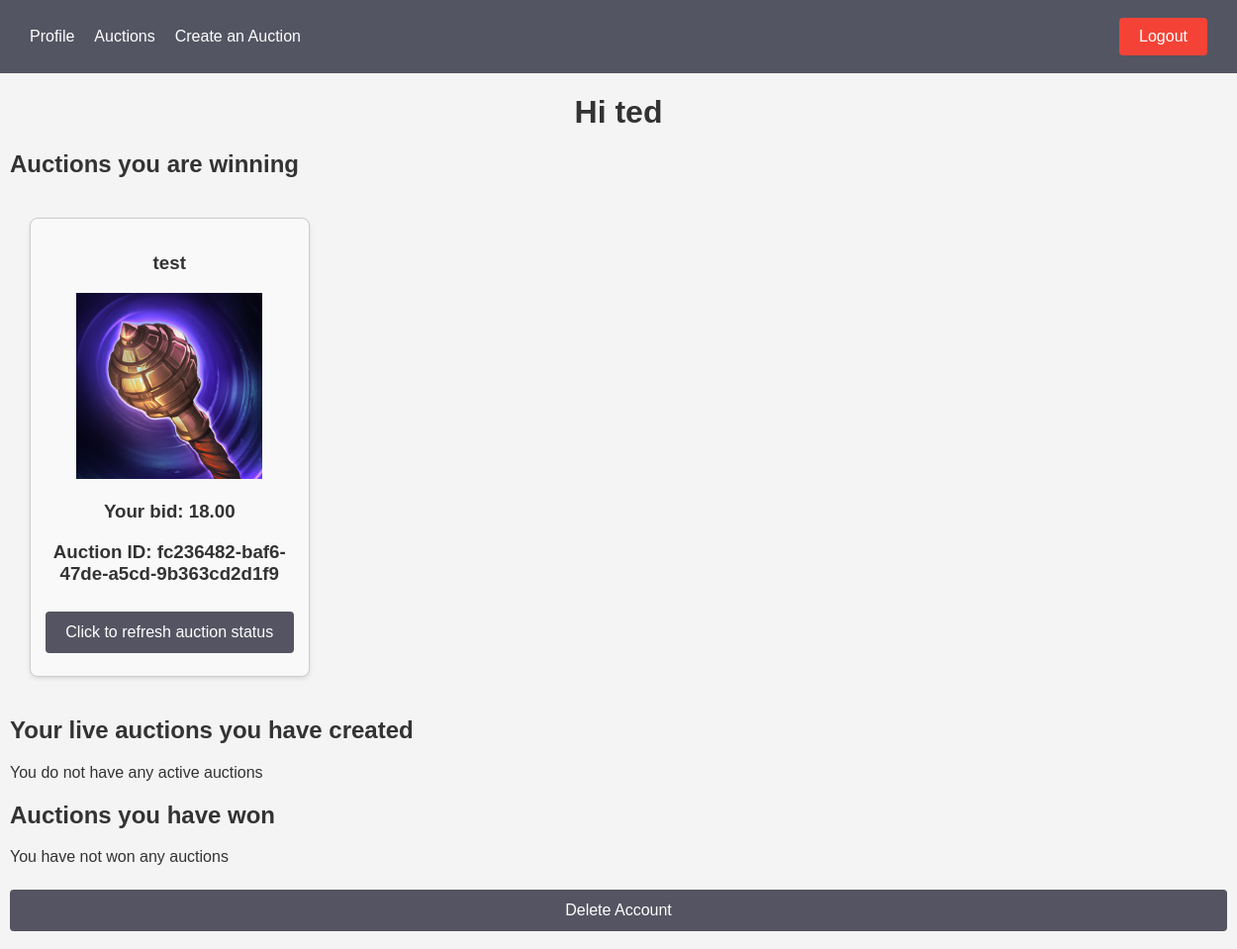
Page /profile/ (signed in) on the earlier database version.
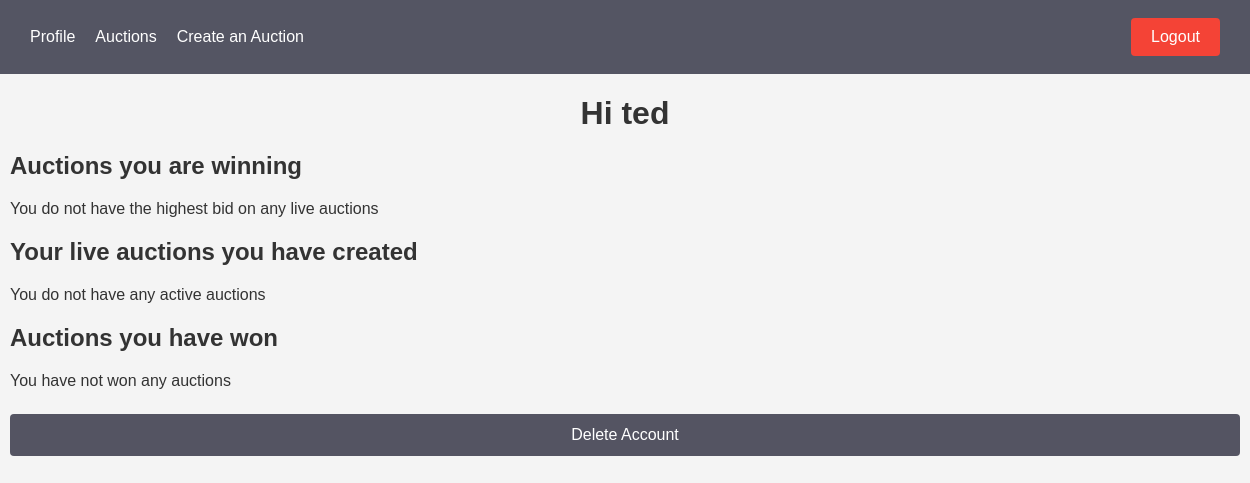
Same page on the later database version.
### auctions/models.py (models this page shows, shortened)
class AuctionItem(models.Model):
    itemId = models.UUIDField(primary_key=True, default=uuid.uuid4, editable=False)
    seller = models.ForeignKey(User, on_delete=models.CASCADE, related_name='auctionItems')
    highestBidder = models.ForeignKey(User, on_delete=models.SET_NULL, null=True, blank=True,
                                      related_name='highestBidder')
    name = models.CharField(max_length=100)
    description = models.TextField()
    picture = models.ImageField(upload_to='media')
    starting_bid = models.DecimalField(max_digits=5, decimal_places=2, default=Decimal('0.00'))
    current_bid = models.DecimalField(max_digits=5, decimal_places=2, default=Decimal('0.00'))
    time_limit = models.IntegerField(default=5, validators=[MinValueValidator(1), MaxValueValidator(5)])
    time_left = models.DateTimeField(default=timezone.now)
    created_at = models.DateTimeField(auto_now_add=True)
    expires_at = models.DateTimeField(default=timezone.now)
    active = models.BooleanField(default=False)

### userProfile/views.py (the view, shortened to what this page needs)
# urls.py: path('', views.profile_view),
@login_required(login_url='/')
def profile_view(request):
    errorFlag = False
    if request.method == 'GET':
        auctions = AuctionItem.objects.filter(seller=request.user, active=True)
        bids = AuctionItem.objects.filter(highestBidder=request.user, active=True)
        finishedAuctions = AuctionItem.objects.filter(active=False)
        auctionsWon = []
        for auction in finishedAuctions:
            if auction.highestBidder == request.user:
                auctionsWon.append(auction)
        return render(request, 'userProfile/profile.html',
                      {'auctions': auctions, 'bids': bids, 'auctionsWon': auctionsWon, 'user': request.user})

### userProfile/templates/userProfile/profile.html (shortened to what this page needs)
{% extends 'layout.html' %}
{% load static %}
{% block css %}
    <link rel="stylesheet" type="text/css" href="{% static 'css/profilePage.css' %}">
{% endblock %}
{% block content %}
    <h1>Hi {{ user }}</h1>
     <h2> Auctions you are winning</h2>
    {% if bids %}
        <div class="auction-container">
            {% for bid in bids %}
                <div class="auction">
                    <a href="{% url 'auctions:page' itemId=bid.itemId %}">
                    <h3>
                        {{ bid.name }}
                    </h3>
                    <img src="{{ bid.picture.url }}" alt="{{ bid.name }}">
                    <h3> Your bid: {{ bid.current_bid }}</h3>
                    <h3 id="auctionIDBids">Auction ID: {{ bid.itemId }}</h3>
                    </a>
                    <button onclick="dataRefreshBids()">Click to refresh auction status</button>
                </div>
            {% endfor %}
        </div>
    {% else %}
        <p>You do not have the highest bid on any live auctions</p>
    {% endif %}
    <h2 id="title">Your live auctions you have created</h2>
     {% if auctions %}
        <div class="auction-container">
            {% for auction in auctions %}
                <div class="auction">
                    <a href="{% url 'auctions:page' itemId=auction.itemId %}">
                    <h3>
                        {{ auction.name }}
                    </h3>
                    <img src="{{ auction.picture.url }}" alt="{{ auction.name }}">
                    <h3 id="highestBidderA"> Current highest bidder: {{ auction.highestBidder }}</h3>
                    <h3> Current bid: {{ auction.current_bid }}</h3>
                    <h3 id="auctionIDAuctions">Auction ID: {{ auction.itemId }}</h3>
                    </a>
                    <button onclick="dataRefreshAuctions()">Click to refresh auction status</button>
                </div>
            {% endfor %}
        </div>
    {% else %}
        <p>You do not have any active auctions</p>
    {% endif %}
    <h2>Auctions you have won</h2>
     {% if auctionsWon %}
        <div class="auction-container">
            {% for win in auctionsWon %}
                <a href="{% url 'auctions:page' itemId=win.itemId %}">
                <div class="auction">
                    <h3>
                        {{ win.name }}
                    </h3>
                    <img src="{{ win.picture.url }}" alt="{{ win.name }}">
                    <h3> Your bid: {{ win.current_bid }}</h3>
                </div>
                </a>
            {% endfor %}
        </div>
    {% else %}
        <p>You have not won any auctions</p>
    {% endif %}
    <form class="delete-account" id="delete-account" action="" method="post">
        <button onclick="confirmationFunction()">Delete Account</button>
    </form>
{% endblock %}

Differences in the rows shown:
removed AuctionItem: name "test", picture (picture), current_bid "18.00", itemId "fc236482-baf6-47de-a5cd-9b363cd2d1f9"
Other differences:
text now shown: "You do not have the highest bid on any live auctions"
